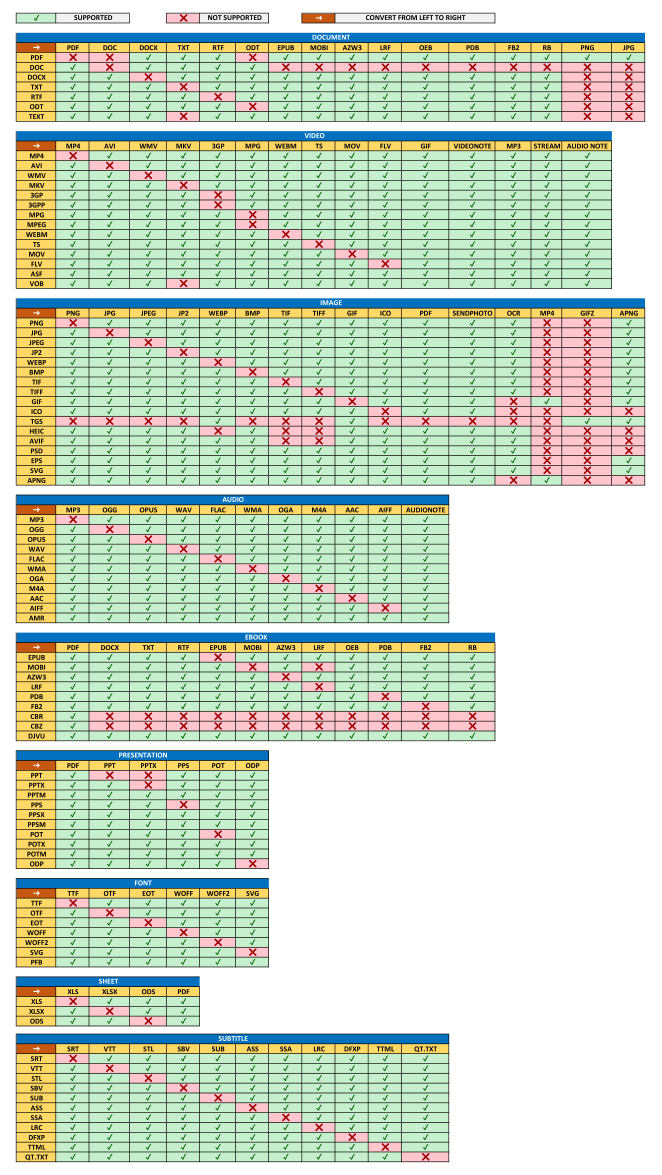
#> input picture docs/conversion-matrix.png, 1323 x 2350 px, found by its file name (shown at 1/2 size)
$ python extract-matrix.py
#> lines starting #> are read from the running program, lines starting #| are printed output that depends on the picture; after the words box and inside, x2 and y2 are one past the last pixel; in counts of white or black regions, pixels touching at a corner belong together
# Re-extracts the conversion matrix from docs/conversion-matrix.png by pixel colour.
# Usage: python3 scripts/extract-matrix.py  (writes worker/src/matrix/matrix.json)
from PIL import Image
import numpy as np
from scipy import ndimage
a=np.array(Image.open('docs/conversion-matrix.png').convert('RGB')).astype(int)
def near(c,t=25): return (np.abs(a-np.array(c)).sum(2)<t)
#> called with c = (197, 239, 205), t = 25
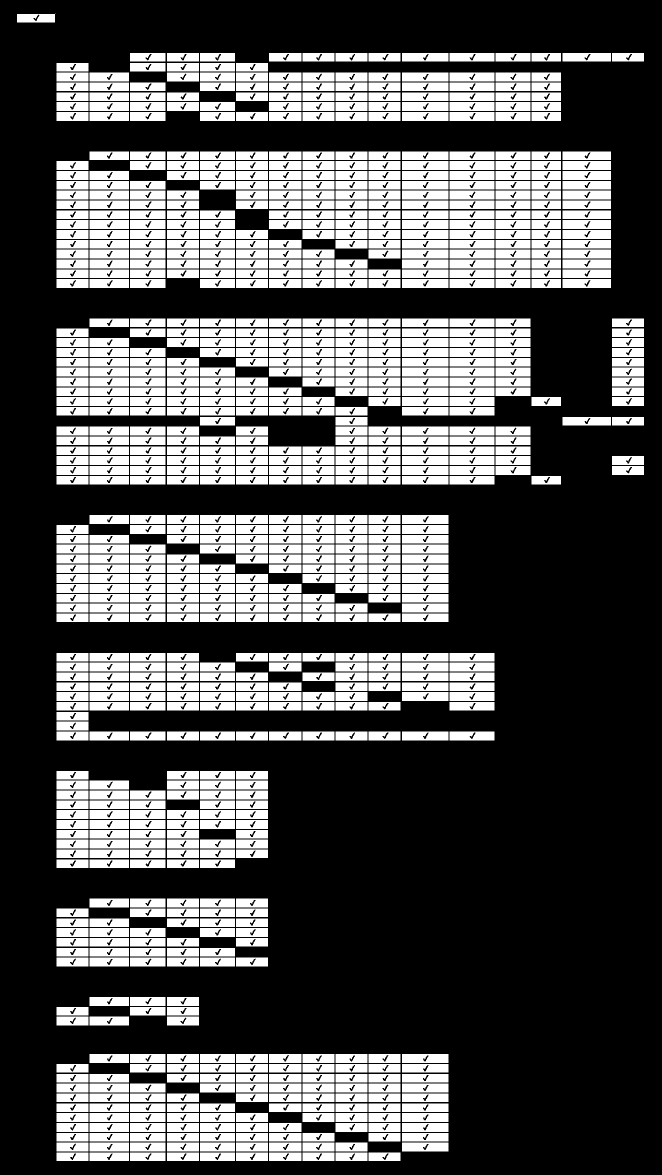
#> returned value: shape (2350, 1323) bool (shown at 1/2 size); 33.8% white; 887 white regions, largest, box (x1, y1, x2, y2) and area: (1125, 322, 1222, 340) 1694, (1125, 342, 1222, 360) 1694, (1125, 381, 1222, 399) 1694
g=near((197,239,205))|near((199,239,205))
p=near((255,199,205))|near((254,196,203))
#> call 3 of near, with c = (255, 199, 205), t = 25
#> in near (call 3), `def near(c,t=25): return (np.abs(a-np.array(c)).sum(2)<t)`:
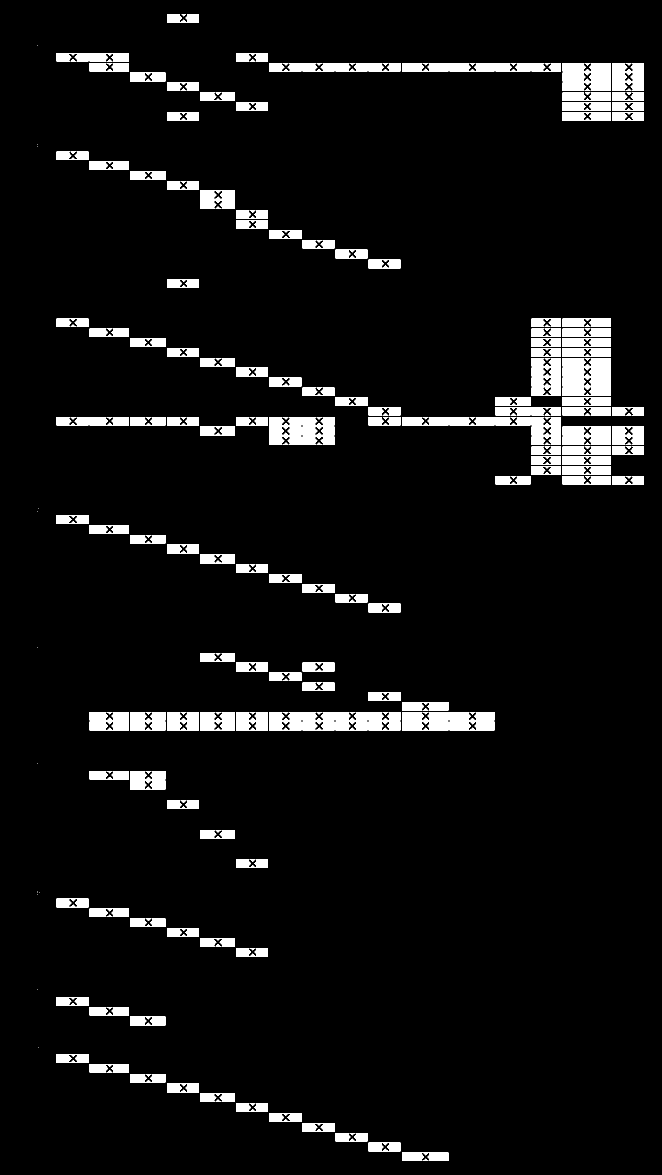
#> returned value: shape (2350, 1323) bool (shown at 1/2 size); 6.1% white; 286 white regions (13 under 20 px), largest, box (x1, y1, x2, y2) and area: (1125, 224, 1222, 242) 1596, (1125, 696, 1222, 714) 1596, (1125, 755, 1222, 773) 1596
cells=[]
for m,v in ((g,1),(p,0)):
    lab,n=ndimage.label(m)
    for i,sl in enumerate(ndimage.find_objects(lab)):
        h=sl[0].stop-sl[0].start; w=sl[1].stop-sl[1].start
        if h>=8 and w>=20: cells.append((sl[0].start,sl[1].start,h,w,v))
#> this loop made 2 passes
#> (v, n) on passes 1 to 2: (1, 888), (0, 286)
#> pass 1, `lab,n=ndimage.label(m)`:
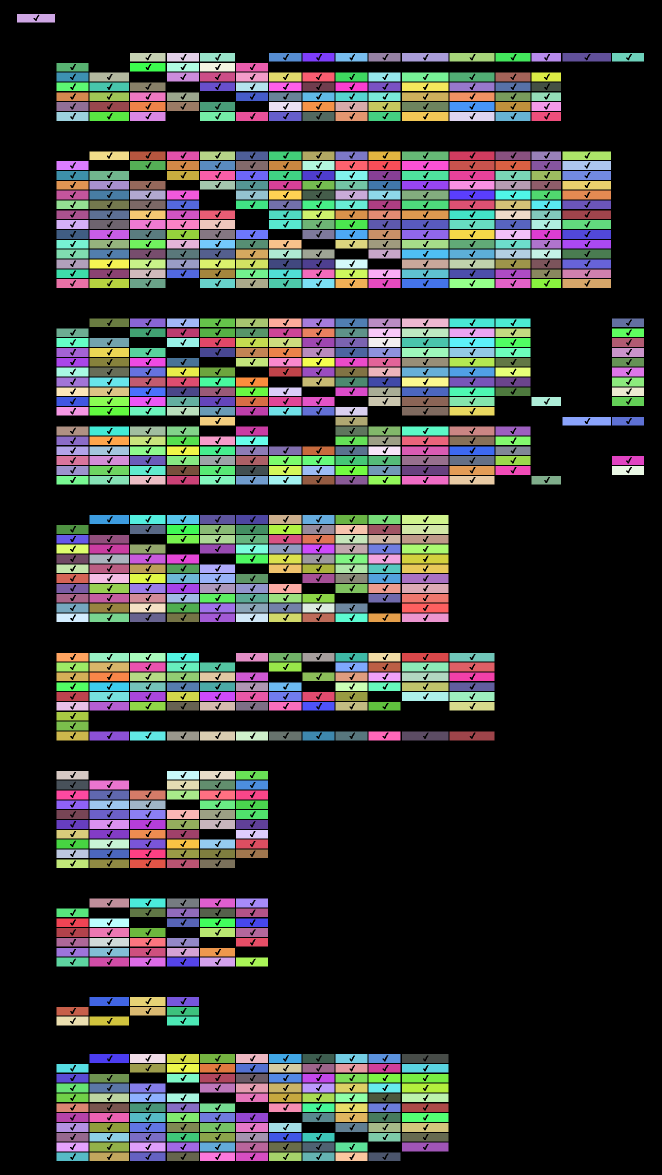
#> lab: shape (2350, 1323) int32 (shown at 1/2 size); 889 distinct labels, from 0 to 888; one colour per label, 0 black
#> pass 2, `lab,n=ndimage.label(m)`:
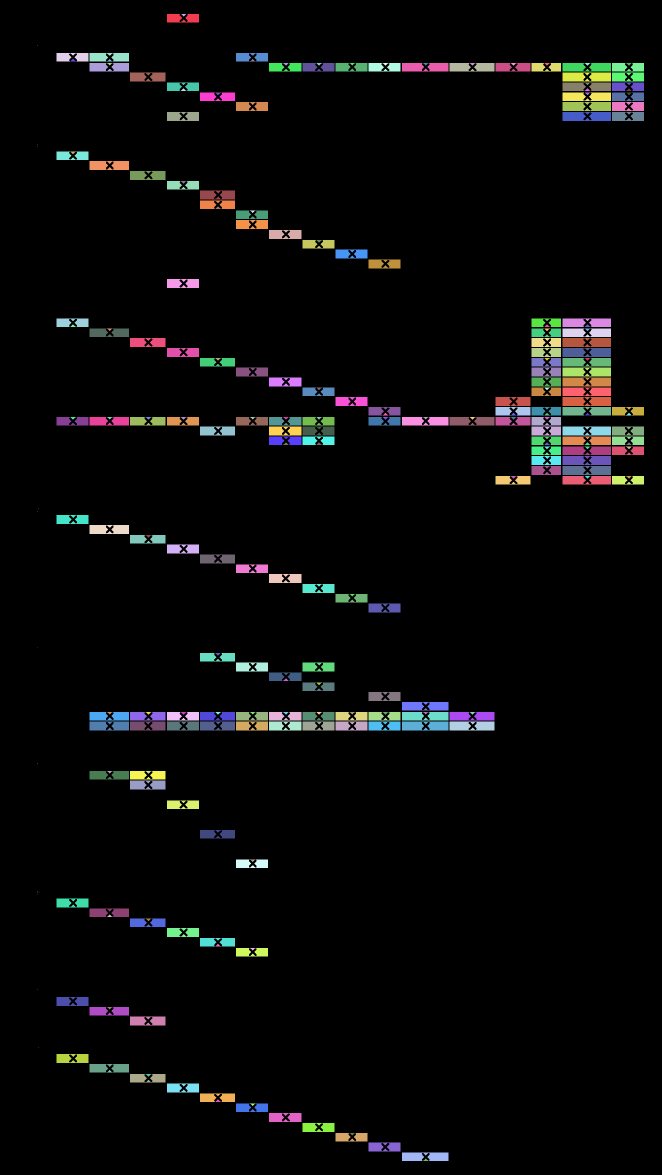
#> lab: shape (2350, 1323) int32 (shown at 1/2 size); 287 distinct labels, from 0 to 286; one colour per label, 0 black
#> after the loop, cells = 1060 items, first 6: (28, 34, 17, 76, 1), (106, 260, 17, 71, 1), (106, 334, 17, 64, 1), (106, 400, 17, 70, 1), (106, 538, 17, 65, 1), (106, 605, 17, 64, 1)
cells.sort()
# group rows
rows=[]
for c in cells:
    if rows and abs(rows[-1][0][0]-c[0])<5: rows[-1].append(c)
    else: rows.append([c])
#> this loop made 1060 passes
#> c on passes 1 to 3: (28, 34, 17, 76, 1), (28, 334, 17, 64, 0), (106, 113, 17, 64, 0)
#> after the loop, rows = 90 items
import json
S=[
("DOCUMENT","PDF DOC DOCX TXT RTF ODT TEXT","PDF DOC DOCX TXT RTF ODT EPUB MOBI AZW3 LRF OEB PDB FB2 RB PNG JPG"),
("VIDEO","MP4 AVI WMV MKV 3GP 3GPP MPG MPEG WEBM TS MOV FLV ASF VOB","MP4 AVI WMV MKV 3GP MPG WEBM TS MOV FLV GIF VIDEONOTE MP3 STREAM AUDIONOTE"),
("IMAGE","PNG JPG JPEG JP2 WEBP BMP TIF TIFF GIF ICO TGS HEIC AVIF PSD EPS SVG APNG","PNG JPG JPEG JP2 WEBP BMP TIF TIFF GIF ICO PDF SENDPHOTO OCR MP4 GIFZ APNG"),
("AUDIO","MP3 OGG OPUS WAV FLAC WMA OGA M4A AAC AIFF AMR","MP3 OGG OPUS WAV FLAC WMA OGA M4A AAC AIFF AUDIONOTE"),
("EBOOK","EPUB MOBI AZW3 LRF PDB FB2 CBR CBZ DJVU","PDF DOCX TXT RTF EPUB MOBI AZW3 LRF OEB PDB FB2 RB"),
("PRESENTATION","PPT PPTX PPTM PPS PPSX PPSM POT POTX POTM ODP","PDF PPT PPTX PPS POT ODP"),
("FONT","TTF OTF EOT WOFF WOFF2 SVG PFB","TTF OTF EOT WOFF WOFF2 SVG"),
("SHEET","XLS XLSX ODS","XLS XLSX ODS PDF"),
("SUBTITLE","SRT VTT STL SBV SUB ASS SSA LRC DFXP TTML QT.TXT","SRT VTT STL SBV SUB ASS SSA LRC DFXP TTML QT.TXT"),
]
data=rows[1:]
#> data = 89 items
out={"_source":"docs/conversion-matrix.png (pixel-extracted)","sections":{}}
i=0
for name,srcs,tgts in S:
    srcs=srcs.split(); tgts=tgts.split()
    sec={}
    for s in srcs:
        r=data[i]; i+=1
        assert len(r)==len(tgts),(name,s,len(r))
        sec[s.lower()]=[t.lower() for t,c in zip(tgts,r) if c[4]]
    out["sections"][name.lower()]={"targets":[t.lower() for t in tgts],"rows":sec}
#> after the loop, i = 89; out = 2 items
assert i==len(data)
out["sections"]["document"]["rows"]["torrent"]=["txt"]
json.dump(out,open('worker/src/matrix/matrix.json','w'),indent=1)
